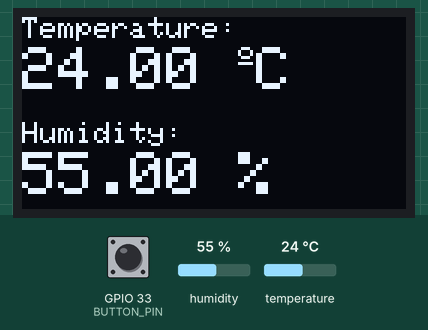
Simulated run of this program. Board: ESP32. On the bench: 128×64 one-colour display. Inputs (shaded band) come from the test bench; at power-on: humidity 55 %, GPIO 33 (BUTTON_PIN) HIGH, temperature 24 °C. What the program prints to the serial monitor is not drawn.

Above: at 3.2 s.
3.3 s: humidity set to 22 %
At 7.8 s:
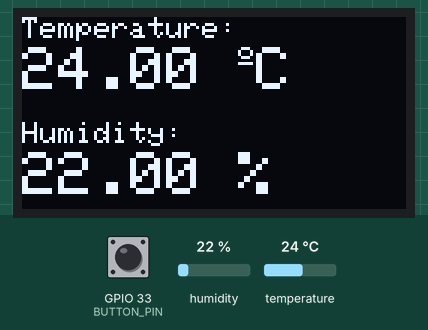
8.5 s: GPIO 33 (BUTTON_PIN) pulled LOW for 0.15 s
At 9.8 s:
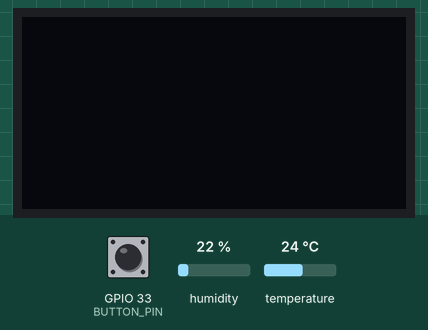
10.1 s: GPIO 33 (BUTTON_PIN) pulled LOW for 1 s
At 11.1 s:
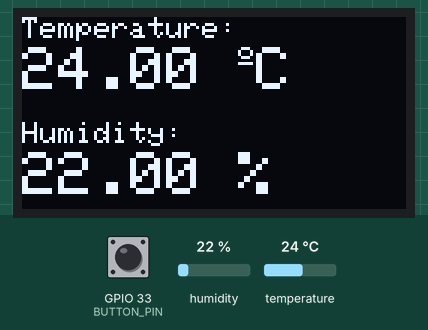
12.6 s: temperature set to 12 °C
At 16.0 s:
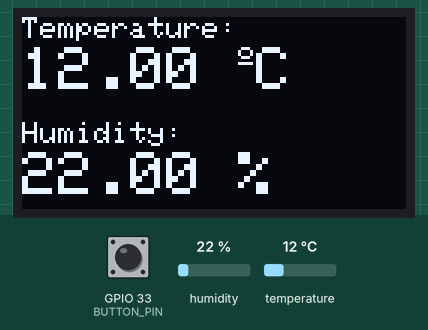
16.7 s: humidity set to 40 %
At 21.0 s:
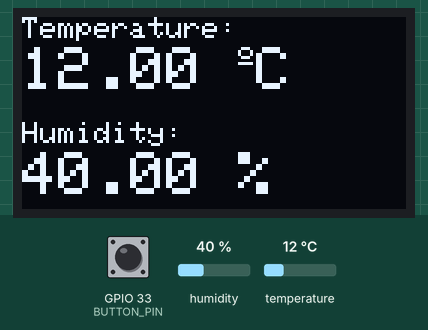
21.8 s: temperature set to 19 °C
At 25.9 s:
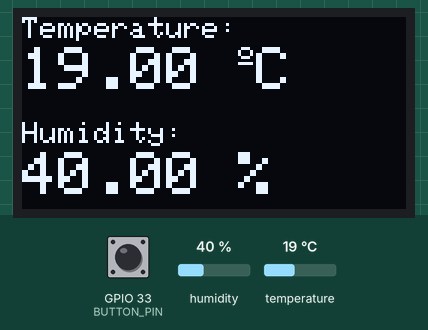
Timing chart, 0 to 27.4 s (numbered marks = the images above; inputs shaded):
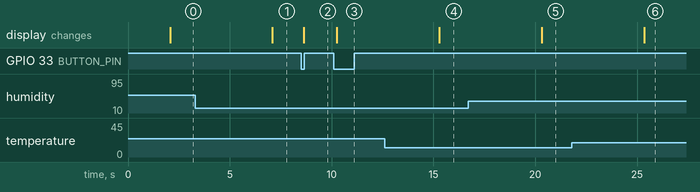

Measured:
- after the input at 3.3 s, the display: changes after 3.8 s (image 1)
- after the input at 8.5 s, the display: changes after 0.12 s (image 2)
- after the input at 10.1 s, the display: changes after 0.15 s (image 3)
- after the input at 12.6 s, the display: changes after 2.7 s (image 4)
- after the input at 16.7 s, the display: changes after 3.6 s (image 5)
- after the input at 21.8 s, the display: changes after 3.5 s (image 6)

The program:

main.cpp
```cpp
#include <Wire.h>
#include <Adafruit_GFX.h>
#include <Adafruit_SSD1306.h>
#include <Adafruit_Sensor.h>
#include <DHT.h>

#define SCREEN_WIDTH 128 // OLED display width, in pixels
#define SCREEN_HEIGHT 64 // OLED display height, in pixels

// Declaration for an SSD1306 display connected to I2C (SDA, SCL pins)
Adafruit_SSD1306 display(SCREEN_WIDTH, SCREEN_HEIGHT, &Wire, -1);

#define DHTPIN 14 // Digital pin connected to the DHT sensor

// Uncomment the type of sensor in use:
// #define DHTTYPE    DHT11     // DHT 11
#define DHTTYPE DHT22 // DHT 22 (AM2302)
// #define DHTTYPE    DHT21     // DHT 21 (AM2301)

DHT dht(DHTPIN, DHTTYPE);

// Button setup
#define BUTTON_PIN 33
int lastState = HIGH;
int currentState;

// Screen state which is the resource to be shared between tasks
bool isScreenOn = true;

SemaphoreHandle_t xMutex = NULL; // Declare a mutex object

void readButton();
void btnTask(void *pvParameters);
void displayScreen();
void screenTask(void *pvParameters);

void setup()
{
  Serial.begin(115200);

  dht.begin();

  pinMode(BUTTON_PIN, INPUT_PULLUP);

  if (!display.begin(SSD1306_SWITCHCAPVCC, 0x3C))
  {
    Serial.println(F("SSD1306 allocation failed"));
    for (;;)
      ;
  }
  delay(2000);
  display.clearDisplay();
  display.setTextColor(WHITE);

  xMutex = xSemaphoreCreateMutex(); // crete a mutex object

  xTaskCreatePinnedToCore(
      btnTask,   /* Task function. */
      "btnTask", /* name of task. */
      10000,     /* Stack size of task */
      NULL,      /* parameter of the task */
      2,         /* priority of the task */
      NULL,      /* Task handle to keep track of created task */
      1);        /* pin task to core 0 */

  xTaskCreatePinnedToCore(
      screenTask,   /* Task function. */
      "screenTask", /* name of task. */
      10000,        /* Stack size of task */
      NULL,         /* parameter of the task */
      1,            /* priority of the task */
      NULL,         /* Task handle to keep track of created task */
      1);           /* pin task to core 1 */
}

void loop()
{
}

void readButton()
{
  // read the state of the button
  currentState = digitalRead(BUTTON_PIN);

  if (lastState == HIGH && currentState == LOW)
  {
    Serial.println("The button is pressed");
    isScreenOn = !isScreenOn;
  }

  // save the the last state
  lastState = currentState;
}

void btnTask(void *pvParameters)
{
  while (1)
  {
    if (xSemaphoreTake(xMutex, portMAX_DELAY)) // take the mutex
    {
      readButton();
      xSemaphoreGive(xMutex);
      delay(100);
    }
  }
}

void displayScreen()
{
  if (isScreenOn)
  {
    Serial.println("Screen is on");
    // read temperature and humidity
    float t = dht.readTemperature();
    float h = dht.readHumidity();
    if (isnan(h) || isnan(t))
    {
      Serial.println("Failed to read from DHT sensor!");
    }

    // clear display
    display.clearDisplay();

    // display temperature
    display.setTextSize(1);
    display.setCursor(0, 0);
    display.print("Temperature: ");
    display.setTextSize(2);
    display.setCursor(0, 10);
    display.print(t);
    display.print(" ");
    display.setTextSize(1);
    display.cp437(true);
    display.write(167);
    display.setTextSize(2);
    display.print("C");

    // display humidity
    display.setTextSize(1);
    display.setCursor(0, 35);
    display.print("Humidity: ");
    display.setTextSize(2);
    display.setCursor(0, 45);
    display.print(h);
    display.print(" %");

    display.display();
  }
  else
  {
    Serial.println("Screen is off");
    display.clearDisplay();
    display.display();
  }
}

void screenTask(void *pvParameters)
{
  while (1)
  {
    if (xSemaphoreTake(xMutex, (200 * portTICK_PERIOD_MS))) // try to acquire the mutex
    {
      bool screenState = isScreenOn;
      displayScreen();
      xSemaphoreGive(xMutex); // release the mutex
      for (int16_t i = 0; i < 50 && screenState == isScreenOn; i++)
      {
        delay(100);
      }
    }
  }
}
```
